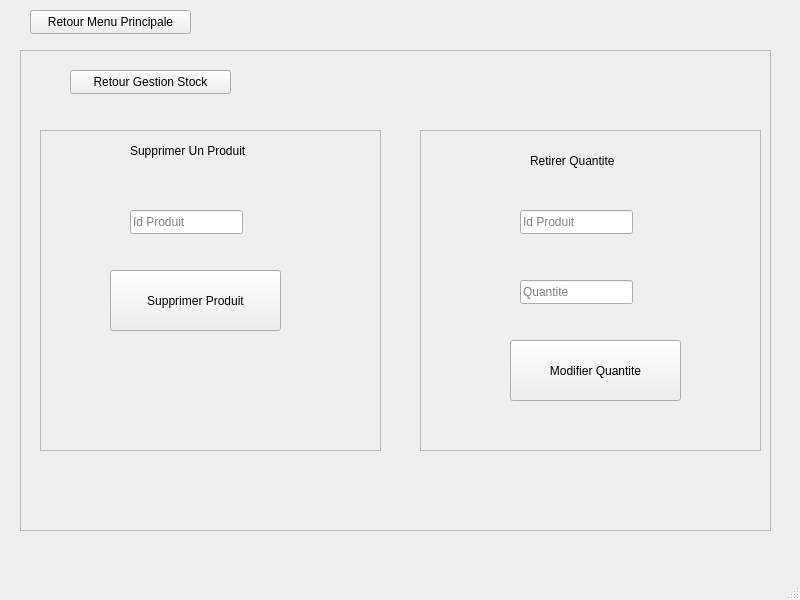
<?xml version="1.0" encoding="UTF-8"?>
<ui version="4.0">
 <class>DeleteProduit</class>
 <widget class="QMainWindow" name="DeleteProduit">
  <property name="geometry">
   <rect>
    <x>0</x>
    <y>0</y>
    <width>800</width>
    <height>600</height>
   </rect>
  </property>
  <property name="windowTitle">
   <string>MainWindow</string>
  </property>
  <widget class="QWidget" name="centralwidget">
   <widget class="QPushButton" name="pushButton">
    <property name="geometry">
     <rect>
      <x>30</x>
      <y>10</y>
      <width>161</width>
      <height>24</height>
     </rect>
    </property>
    <property name="text">
     <string>Retour Menu Principale</string>
    </property>
   </widget>
   <widget class="QFrame" name="frame">
    <property name="geometry">
     <rect>
      <x>20</x>
      <y>50</y>
      <width>751</width>
      <height>481</height>
     </rect>
    </property>
    <property name="frameShape">
     <enum>QFrame::StyledPanel</enum>
    </property>
    <property name="frameShadow">
     <enum>QFrame::Raised</enum>
    </property>
    <widget class="QPushButton" name="pushButton_3">
     <property name="geometry">
      <rect>
       <x>50</x>
       <y>20</y>
       <width>161</width>
       <height>24</height>
      </rect>
     </property>
     <property name="text">
      <string>Retour Gestion Stock</string>
     </property>
    </widget>
    <widget class="QFrame" name="frame_2">
     <property name="geometry">
      <rect>
       <x>20</x>
       <y>80</y>
       <width>341</width>
       <height>321</height>
      </rect>
     </property>
     <property name="frameShape">
      <enum>QFrame::StyledPanel</enum>
     </property>
     <property name="frameShadow">
      <enum>QFrame::Raised</enum>
     </property>
     <widget class="QLabel" name="label">
      <property name="geometry">
       <rect>
        <x>90</x>
        <y>10</y>
        <width>141</width>
        <height>21</height>
       </rect>
      </property>
      <property name="text">
       <string>Supprimer Un Produit</string>
      </property>
     </widget>
     <widget class="QPushButton" name="pushButton_2">
      <property name="geometry">
       <rect>
        <x>70</x>
        <y>140</y>
        <width>171</width>
        <height>61</height>
       </rect>
      </property>
      <property name="text">
       <string>Supprimer Produit</string>
      </property>
     </widget>
     <widget class="QLineEdit" name="lineEdit_2">
      <property name="geometry">
       <rect>
        <x>90</x>
        <y>80</y>
        <width>113</width>
        <height>24</height>
       </rect>
      </property>
      <property name="placeholderText">
       <string>Id Produit</string>
      </property>
     </widget>
    </widget>
    <widget class="QFrame" name="frame_3">
     <property name="geometry">
      <rect>
       <x>400</x>
       <y>80</y>
       <width>341</width>
       <height>321</height>
      </rect>
     </property>
     <property name="frameShape">
      <enum>QFrame::StyledPanel</enum>
     </property>
     <property name="frameShadow">
      <enum>QFrame::Raised</enum>
     </property>
     <widget class="QLabel" name="label_2">
      <property name="geometry">
       <rect>
        <x>110</x>
        <y>20</y>
        <width>121</width>
        <height>21</height>
       </rect>
      </property>
      <property name="text">
       <string>Retirer Quantite</string>
      </property>
     </widget>
     <widget class="QPushButton" name="pushButton_4">
      <property name="geometry">
       <rect>
        <x>90</x>
        <y>210</y>
        <width>171</width>
        <height>61</height>
       </rect>
      </property>
      <property name="text">
       <string>Modifier Quantite</string>
      </property>
     </widget>
     <widget class="QLineEdit" name="lineEdit">
      <property name="geometry">
       <rect>
        <x>100</x>
        <y>150</y>
        <width>113</width>
        <height>24</height>
       </rect>
      </property>
      <property name="placeholderText">
       <string>Quantite</string>
      </property>
     </widget>
     <widget class="QLineEdit" name="lineEdit_3">
      <property name="geometry">
       <rect>
        <x>100</x>
        <y>80</y>
        <width>113</width>
        <height>24</height>
       </rect>
      </property>
      <property name="placeholderText">
       <string>Id Produit</string>
      </property>
     </widget>
    </widget>
   </widget>
  </widget>
  <widget class="QMenuBar" name="menubar">
   <property name="geometry">
    <rect>
     <x>0</x>
     <y>0</y>
     <width>800</width>
     <height>22</height>
    </rect>
   </property>
  </widget>
  <widget class="QStatusBar" name="statusbar"/>
 </widget>
 <resources/>
 <connections/>
</ui>
